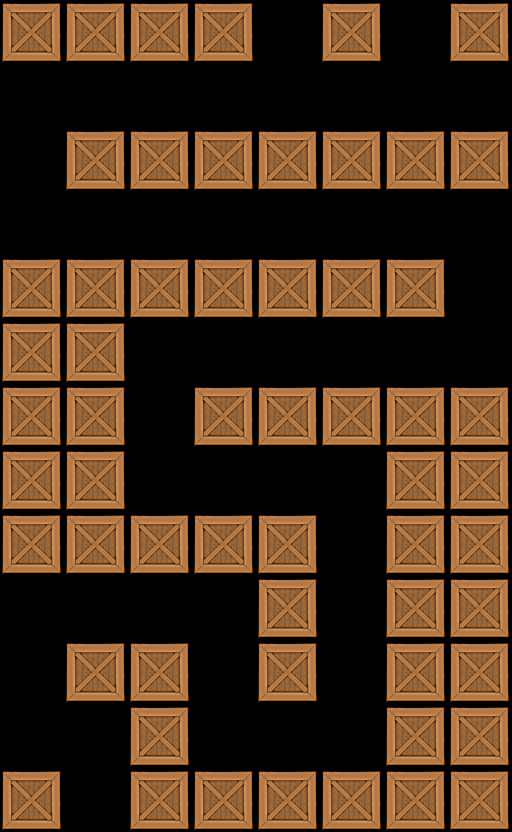

This game map was drawn from its Tiled (.tmx) file and the tilesets committed beside it. A one-line description and the trimmed map source follow:
An orthogonal 8x13 tile map with 64x64 px tiles, 1 tile layer (Tile Layer 1).

<map version="1.0" orientation="orthogonal" width="8" height="13" tilewidth="64" tileheight="64">
 <tileset firstgid="1" name="crate" tilewidth="64" tileheight="64">
  <image source="../../crate4.png" width="64" height="64" />
 </tileset>
 <layer name="Tile Layer 1" width="8" height="13">
  <data>[104 cells, 58 non-empty, 1 distinct tile ids]</data>
 </layer>
</map>
